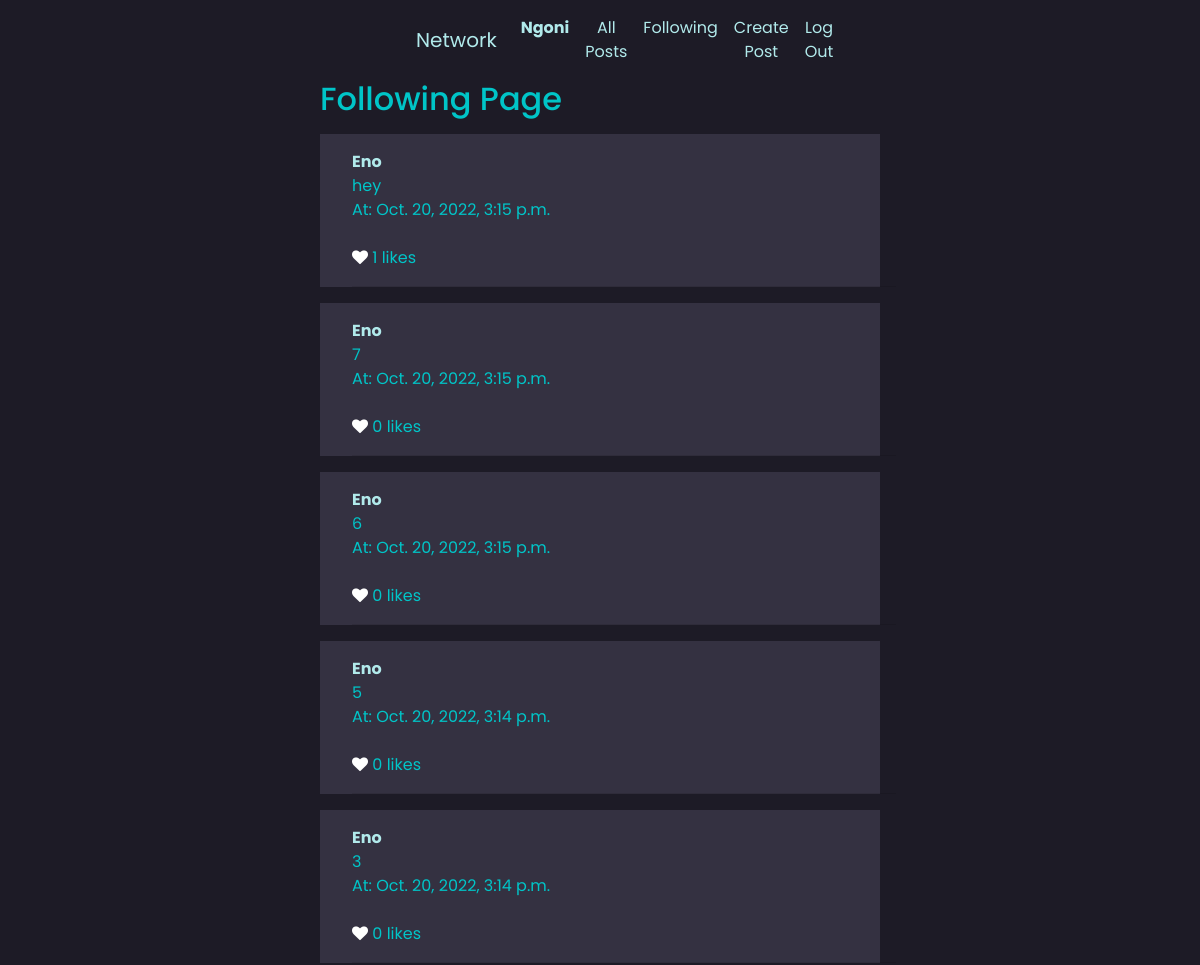
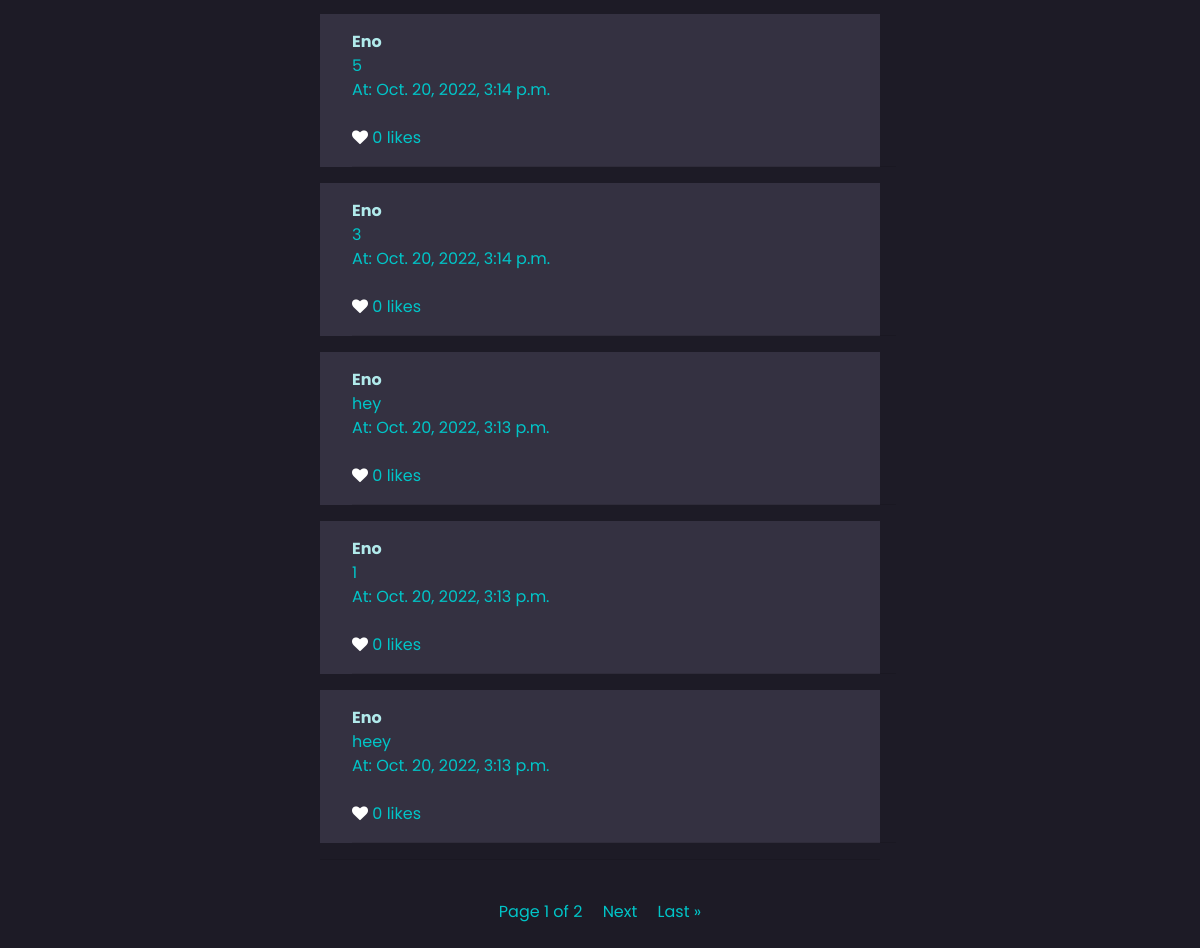
The app's page /following (signed in), older data (2 pictures, top to bottom).
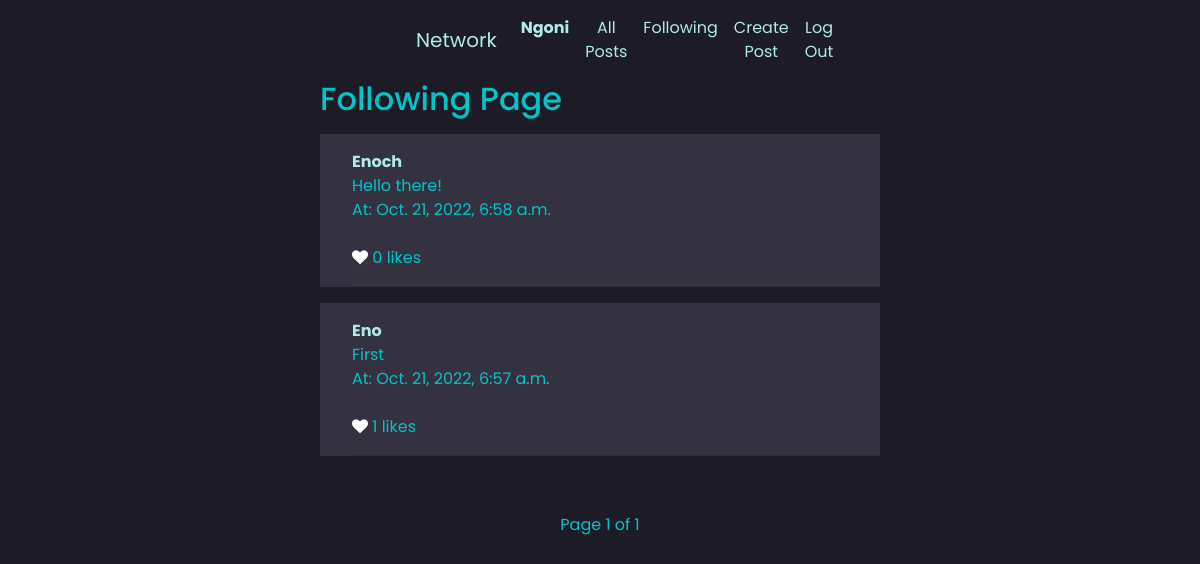
The same page, newer data.
### network/models.py (models this page shows, shortened)
class Post(models.Model):
    body = models.TextField()
    author = models.ForeignKey("User", on_delete=models.CASCADE, related_name="posts")
    date = models.DateTimeField(auto_now_add = True)
    likes = models.ManyToManyField("User", related_name="post_likes")
    def total_likes(self):
        return self.likes.count()

class User(AbstractUser):
    pass

### network/views.py (the view)
# urls.py: path("following", views.following, name="following"),
def following(request):
    profile_user = User.objects.get(username=request.user)
    currently_following = profile_user.following.all()
    posts = []
    for user in currently_following:
        posts += (user.following.posts.all())
        posts.sort(key=lambda post: post.date, reverse=True)
    paginator = Paginator(posts, 10)
    page = request.GET.get('page')
    post = paginator.get_page(page)
    return render(request, "network/following_page.html", {
        "post": post
    })

### network/templates/network/following_page.html (shortened to what this page needs)
{% extends "network/layout.html" %}
{% block body %}
<h2>Following Page</h2>
{% for post in post %}
<div class="post_item index_post" value="{{post.id}}">
    <div class="container">
    <strong><a href="{% url 'profile' post.author %}">{{post.author}}</a></strong>
    <div class="post-body">
       <div class="original">{{ post.body }}</div>
       <div class="time">At: {{ post.date }}</div>
    </div>
    <br>
    <div class="like-post">
        <form>
            {% if request.user in post.likes.all %}
            <i class="fa fa-heart like-btn" id="{{post.id}}" style="color:red"></i>
            {% else %}
            <i class="fa fa-heart like-btn" id="{{post.id}}" style="color:white"></i>
            {% endif %}
            <span class="likes-count">{{ post.total_likes }}</span> likes
        </form>
    </div>
    <hr>
    </div>
</div>
    {% endfor %}
    <center>
        <hr><br>
        Page {{ post.number }} of {{ post.paginator.num_pages }}
        {% if post.has_next %}
        <a id="next" href="?page={{ post.next_page_number }}">Next</a>
        <a id="last" href="?page={{ post.paginator.num_pages }}">Last &raquo</a>
        {% endif %}
        <br>
        <br>
    </center>
{% endblock %}

Row changes from the older to the newer data that the page shows:
removed Post: author "Eno", body "hey", date "Oct. 20, 2022, 3:15 p.m.", total_likes "1"
removed Post: author "Eno", body "7", date "Oct. 20, 2022, 3:15 p.m.", total_likes "0"
removed Post: author "Eno", body "6", date "Oct. 20, 2022, 3:15 p.m.", total_likes "0"
removed Post: author "Eno", body "5", date "Oct. 20, 2022, 3:14 p.m.", total_likes "0"
removed Post: author "Eno", body "3", date "Oct. 20, 2022, 3:14 p.m.", total_likes "0"
removed Post: author "Eno", body "5", date "Oct. 20, 2022, 3:14 p.m.", total_likes "0"
removed Post: author "Eno", body "3", date "Oct. 20, 2022, 3:14 p.m.", total_likes "0"
removed Post: author "Eno", body "hey", date "Oct. 20, 2022, 3:13 p.m.", total_likes "0"
removed Post: author "Eno", body "1", date "Oct. 20, 2022, 3:13 p.m.", total_likes "0"
removed Post: author "Eno", body "heey", date "Oct. 20, 2022, 3:13 p.m.", total_likes "0"
now on this page (row edited): Post: author "Enoch", body "Hello there!", date "Oct. 21, 2022, 6:58 a.m.", total_likes "0"
now on this page (row edited): Post: author "Eno", body "First", date "Oct. 21, 2022, 6:57 a.m.", total_likes "1"
Text that changed along with them:
{{ post.paginator.num_pages }}: "2" → "1"
text no longer shown: "Next Last »"
